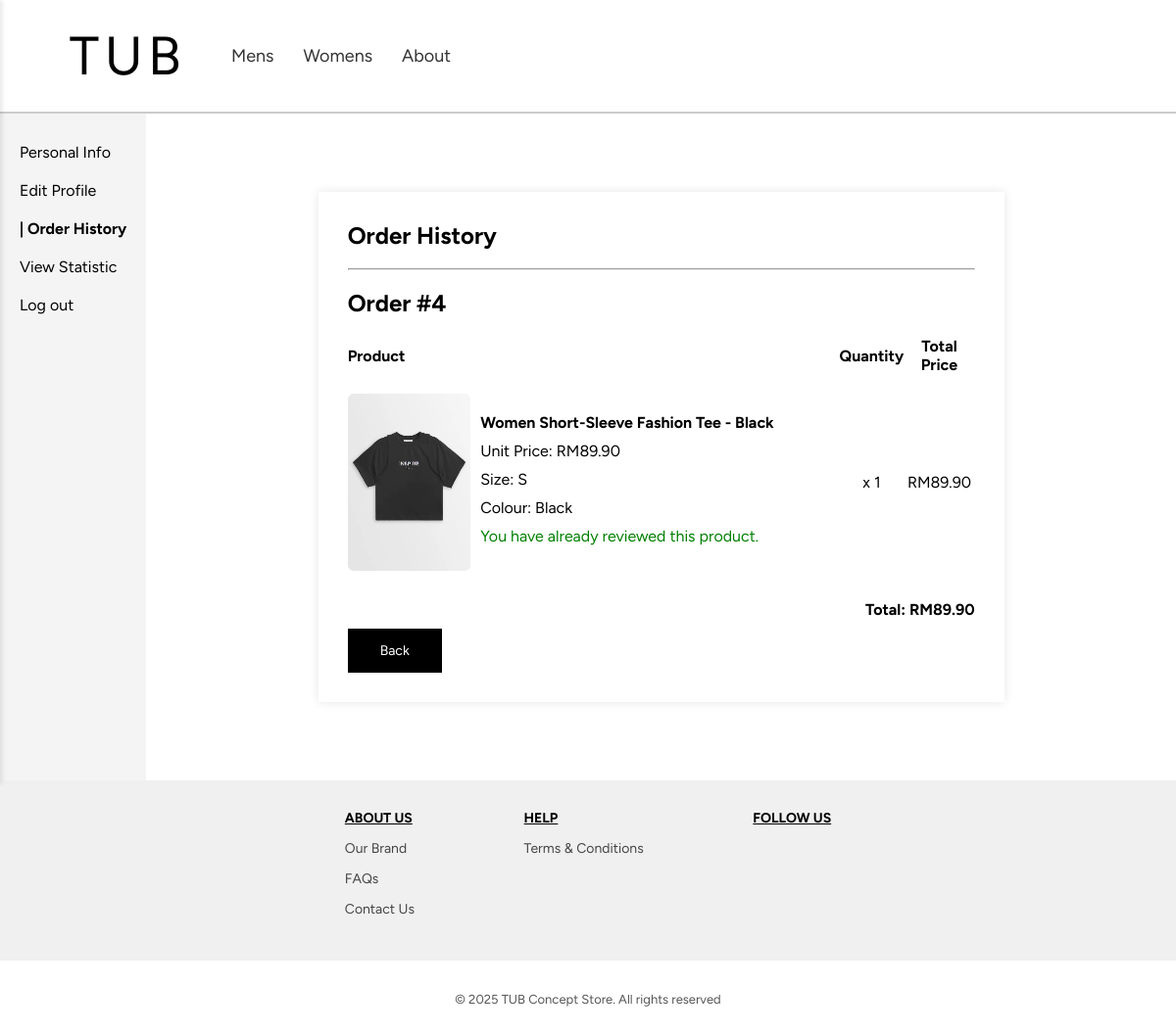
The page /profile/orderHistory.php?order_id=4 (signed in) on the database its author committed.
### tables this page shows
CREATE TABLE OrderItems (
    orderItemID INT AUTO_INCREMENT,
    orderID INT,
    productID INT,
    variantID INT,
    quantity INT,
    CONSTRAINT OrderItems_orderItemID_pk PRIMARY KEY(orderItemID),
    CONSTRAINT OrderItems_orderID_fk FOREIGN KEY (orderID) REFERENCES Orders(orderID),
    CONSTRAINT OrderItems_productID_fk FOREIGN KEY (productID) REFERENCES Products(productID),
    CONSTRAINT OrderItems_variantID_fk FOREIGN KEY (variantID) REFERENCES ProductVariants(variantID)
);

CREATE TABLE ProductImages (
    imageID INT AUTO_INCREMENT,
    productID INT,
    image_url VARCHAR(255) NOT NULL,
    image_type ENUM('Front', 'Back') NOT NULL,
    CONSTRAINT ProductImages_imageID_pk PRIMARY KEY(imageID),
    CONSTRAINT ProductImages_productID_fk FOREIGN KEY (productID) REFERENCES Products(productID)
);

CREATE TABLE Products (
    productID INT AUTO_INCREMENT,
    name VARCHAR(100) NOT NULL,
    description TEXT NOT NULL,
    price DECIMAL(13,2) NOT NULL,
    category VARCHAR(20) NOT NULL,
    colour VARCHAR (20) NOT NULL,
    CONSTRAINT Products_productID_pk PRIMARY KEY(productID)
);

CREATE TABLE ProductVariants (
    variantID INT AUTO_INCREMENT,
    productID INT,
    size CHAR(2) NOT NULL,
    stock INT NOT NULL,
    CONSTRAINT ProductVariants_variantID_pk PRIMARY KEY(variantID),
    CONSTRAINT ProductVariants_productID_fk FOREIGN KEY (productID) REFERENCES Products(productID)
);

### classes/database.php (called while the page is built, shortened)
<?php
    class Database {
        private static $host = "localhost";
        private static $dbname = "tub_db";
        private static $username = "root";
        private static $password = "";
        private static $conn = null;
        public static function connect() {
            if (self::$conn === null) {
                self::$conn = new mysqli(self::$host, self::$username, self::$password, self::$dbname);
            }
            return self::$conn;
        }
    }
?>

### classes/order.php (called while the page is built, shortened)
<?php
require_once __DIR__ . '/database.php';
class Order {
    private $conn;
    public function __construct() {
        $this->conn = Database::connect();
    }
    public function getOrderHistoryById($orderID){
        $sql = "SELECT
                    oi.orderID,
                    oi.orderItemID,
                    oi.productID,
                    oi.variantID,
                    oi.quantity,
                    p.name,
                    p.description,
                    p.price AS product_price,
                    p.colour,
                    p.category,
                    pv.variantID,
                    pv.size,
                    pv.stock,
                    pi.imageID,
                    pi.image_url,
                    pi.image_type
                FROM OrderItems oi
                JOIN Products p ON oi.productID = p.productID
                LEFT JOIN ProductVariants pv ON oi.variantID = pv.variantID
                LEFT JOIN ProductImages pi ON pi.imageID = (
                    SELECT MIN(imageID)
                    FROM ProductImages
                    WHERE productID = p.productID
                )
                WHERE oi.orderID = ?";
        $stmt = $this->conn->prepare($sql);
        $stmt->bind_param("i", $orderID);
        $stmt->execute();
        $result = $stmt->get_result();
        $orderDetails = [
            'orderID'    => $orderID,
            'orderItems' => []
        ];
        while ($row = $result->fetch_assoc()) {
            $orderDetails['orderItems'][] = [
                'orderItemID' => $row['orderItemID'],
                'productID'   => $row['productID'],
                'variantID'   => $row['variantID'],
                'quantity'    => $row['quantity'],
                'name'        => $row['name'],
                'description' => $row['description'],
                'price'       => $row['product_price'],
                'colour'      => $row['colour'],
                'category'    => $row['category'],
                'size'        => $row['size'],
                'stock'       => $row['stock'],
                'image'       => $row['image_url'] ? [
                    'imageID' => $row['imageID'],
                    'url'     => $row['image_url'],
                    'type'    => $row['image_type']
                ] : null
            ];
        }
        return $orderDetails;
    }
}
?>

### classes/user.php (called while the page is built, shortened)
<?php
require_once __DIR__ . '/database.php';
class User {
    private $conn;
    public function __construct() {
        $this->conn = Database::connect();
    }
    public function hasReviewedProductInOrder($userID, $productID, $orderID) {
        $stmt = $this->conn->prepare("SELECT COUNT(*) FROM Ratings WHERE userID = ? AND productID = ? AND orderID = ?");
        $stmt->bind_param("iii", $userID, $productID, $orderID);
        $stmt->execute();
        $stmt->bind_result($count);
        return $count > 0;
    }
}
?>

### profile/orderHistory.php (the view, shortened to what this page needs)
<?php
require_once '../classes/order.php';
require_once '../classes/user.php';
require_once '../classes/database.php';
$userID = $_SESSION['user_id'];
$orderID = isset($_GET['order_id']) ? intval($_GET['order_id']) : 0;
$order = new Order();
$user = new User();
$orderHistory = $order->getOrderHistory($userID);
$orderDetails = $order->getOrderHistoryById($orderID);
?>
<!DOCTYPE html>
<html lang="en">
<head>
    <link rel="stylesheet" href="../style/profile.css">
    <link rel="stylesheet" href="../style/styles.css">
    <link rel="stylesheet" href="../style/product.css">
    <link rel="stylesheet" href="https://cdnjs.cloudflare.com/ajax/libs/remixicon/3.5.0/remixicon.css">
</head>
<body>
    <?php include '../includes/header.php'; ?>
    <div class="container">
        <div class="sidebar">
            <a href="personalInfo.php" id="personal">Personal Info</a>
            <a href="editProfile.php">Edit Profile</a>
            <a href="orderHistory.php" style="font-weight: bold;">| Order History</a>
            <a href="viewStatistic.php">View Statistic</a>
            <a href="logout.php">Log out</a>
        </div>
        <div class="content">
            <div class="card">
            <h2>
                <?php
                    if (isset($_GET['order_id']) && isset($_GET['product_id'])) {
                        echo "Review Product";
                    } else {
                        echo "Order History";
                    }
                ?>
            </h2>
                <br>
                <hr>
                <br>
                <?php if (empty($orderHistory)): ?>
                    <p style="text-align: center;">You have not made any orders yet.</p>
                <?php elseif (isset($_GET['order_id'])): ?>
                    <h2>Order #<?php echo htmlspecialchars($_GET['order_id']); ?></h2>
                    <table class="order-details-table">
                        <?php if (!isset($_GET['product_id'])): ?>
                            <thead>
                                <tr id="order-details-header">
                                    <th style="text-align: left;">Product</th>
                                    <th>Quantity</th>
                                    <th>Total Price</th>
                                </tr>
                            </thead>
                        <?php endif; ?>
                        <tbody>
                        <?php $total = 0?>
                        <?php foreach ($orderDetails['orderItems'] as $item): ?>
                            <?php
                                $subtotal = $item['price'] * $item['quantity'];
                                $total += $subtotal;
                                $productID = $item['productID'];
                                $orderID = $_GET['order_id'];
                            ?>
                            <tr>
                            <?php if (!isset($_GET['product_id'])): ?>
                                <td>
                                    <div class="product-display">
                                        <img src="<?php echo htmlspecialchars($item['image']['url']); ?>" alt="<?php echo htmlspecialchars($item['name']); ?>" class="product-img" width="60">
                                        <div class="product-info" style="margin-top: 10px;">
                                            <p style="margin: 10px 0; font-weight: bold;"><?php echo htmlspecialchars($item['name']); ?></p>
                                            <p style="margin: 10px 0;">Unit Price: RM<?php echo number_format($item['price'], 2); ?></p>
                                            <p style="margin: 10px 0;">Size: <?php echo htmlspecialchars($item['size'] ?? 'N/A'); ?></p>
                                            <p style="margin: 10px 0;">Colour: <?php echo htmlspecialchars($item['colour'] ?? 'N/A'); ?></p>
                                            <?php if (!$user->hasReviewedProductInOrder($userID, $productID, $orderID)) {
                                                echo '<p style="margin: 10px 0; text-decoration: underline; color: black; cursor: pointer;"
                                                    onclick="window.location.href=\'?order_id=' . $orderDetails['orderID'] . '&product_id=' . $item['productID'] . '\'">
                                                    Rate this product
                                                    </p>';
                                            } else {
                                                echo '<p style="color: green;">You have already reviewed this product.</p>';
                                            }
                                            ?>
                                        </div>
                                    </div>
                                </td>
                                <td style="text-align: center;">
                                    x <?php echo htmlspecialchars($item['quantity']); ?>
                                </td>
                                <td style="text-align: center;">
                                    RM<?php echo number_format($item['price'] * $item['quantity'], 2); ?>
                                </td>
                            <?php endif; ?>
                            </tr>
                        <?php endforeach; ?>
                        </tbody>
                    </table>
                    <?php if (!isset($_GET['product_id'])): ?>
                        <p style="text-align:right;"><strong>Total: RM<?php echo number_format($total, 2); ?></strong></p>
                        <button class="back-btn"><a href="<?php echo basename($_SERVER['PHP_SELF']); ?>">Back</a></button>
                    <?php endif; ?>
                <?php endif; ?>
            </div>
        </div>
    </div>
    <?php include '../includes/footer.php'; ?>
</body>
</html>

### includes/header.php (shortened to what this page needs)
<header>
    <nav class="nav-bar">
        <div class="logo"><a href="/Web_Application">TUB</a></div>
        <ul class="nav-menu">
            <li class="dropdown">
                <a href="/Web_Application/product/products_listing.php?gender=men">Mens </a>
            </li>
            <li class="dropdown">
                <a href="/Web_Application/product/products_listing.php?gender=women">Womens </a>
            </li>
            <li class="dropdown">
                <a href="#">About </a>
            </li>
        </ul>
    </nav>
    <hr class="divider">
</header>

### includes/footer.php (shortened to what this page needs)
<footer>
    <div class="footer-content">
        <div class="footer-section">
            <div class="section">
                <ul>
                    <li class="section-heading">ABOUT US</li>
                    <li><a href="/Web_Application/about-us/our_story.php">Our Brand</a></li>
                    <li><a href="/Web_Application/about-us/question.php">FAQs</a></li>
                    <li><a href="/Web_Application/about-us/contact_us.php">Contact Us</a></li>
                </ul>
            </div>
            <div class="section">
                <ul>
                    <li class="section-heading">HELP</li>
                    <li><a href="/Web_Application/about-us/term_condition.php">Terms & Conditions</a></li>
                </ul>
            </div>
            <div class="section">
                <ul>
                    <li class="section-heading">FOLLOW US</li>
                </ul>
            </div>
        </div>
    </div>
    <p class="copyright">&copy; 2025 TUB Concept Store. All rights reserved</p>
</footer>

### style/profile.css (style rules this page uses)
.container { display: flex; height: auto; }
.sidebar { width: auto; max-width: 200px; background: #f4f4f4; padding: 20px; }
.sidebar a { display: block; color: black; text-decoration: none; padding: 10px 0; max-width: 120px; }
.content { flex: 1; display: flex; justify-content: center; align-items: flex-start; padding: 80px; }
.card { background: white; padding: 30px; box-shadow: 0px 0px 10px rgba(0, 0, 0, 0.1); width: 100%; max-width: 700px; }
.card h2 { margin-top: 0; }

### style/styles.css (style rules this page uses)
* { margin: 0; padding: 0; box-sizing: border-box; font-family: Figtree, sans-serif; }
body { background-color: white; color: #000; }
.nav-bar { display: flex; justify-content: space-between; align-items: center; padding: 10px 50px; width: auto; margin: 0 auto; position: relative; }
.logo { display: flex; width: 161px; height: 94px; flex-direction: column; justify-content: center; text-align: center; font-size: 55px; font-weight: 400; line-height: 1.5; letter-spacing: 5.5px; margin-right: 25px; cursor: pointer; }
.logo a { text-decoration: none; color: inherit; }
.nav-menu { list-style: none; display: flex; gap: 30px; flex-grow: 1; }
.nav-menu li { position: relative; }
.nav-menu a { text-decoration: none; color: #333; font-size: 18px; transition: 0.3s ease-in-out; }
.divider { border: 1px solid #ccc; }
.footer-content { display: flex; width: 100%; height: auto; max-height: 350px; justify-content: center; background-color: #f0f0f0; }
.footer-section { width: 100%; max-width: 608px; justify-content: space-between; display: flex; padding: 30px 0; }
.section { display: flex; justify-content: space-between; align-items: start; width: auto; margin: 0 auto; gap: 20px; color: #454545; }
.section ul { list-style: none; }
.section li { margin-bottom: 14px; font-size: 14px; }
.section a { text-decoration: none; color: #454545; }
.section-heading { color: black; text-decoration: underline; font-weight: bold; }
.copyright { font-size: small; text-align: center; color:#555; margin: 32px 0px 32px; }

### style/product.css (style rules this page uses)
.product-info { margin-left:auto; }
.product-display { display: flex; gap: 10px; }
.product-img { width: 25%; border-radius: 6px; }
.product-info { flex:1; }
.product-info p { text-align: left; }

### profile/orderHistory.php (style rules this page uses)
.order-details-table { margin-bottom: 10px; border-spacing: 0 20px; }
.back-btn { margin-top: 10px; width: 15%; height: 45px; background-color: black; color: white; border: none; font-size: 14px; cursor: pointer; transition: 0.3s ease; }
.back-btn a { color: white; text-decoration: none; display: block; width: 100%; height: 100%; line-height: 45px; }

### rows shown on the page
orderitems: productimages.image_url (picture), productID.name "Women Short-Sleeve Fashion Tee - Black", productID.price "89.90", variantID.size "S", productID.colour "Black", shows "You have already reviewed this product.", quantity "1", $item['price']*$item['quantity'] "89.90"

### other values the page prints
$_GET['order_id'] "4"
$total "89.90"
